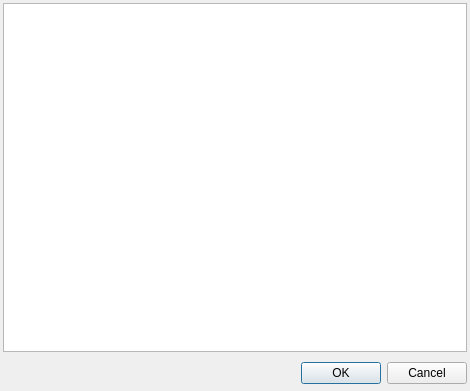
<?xml version="1.0" encoding="UTF-8"?>
<ui version="4.0">
 <class>chooseFeatureDialog</class>
 <widget class="QDialog" name="chooseFeatureDialog">
  <property name="windowModality">
   <enum>Qt::ApplicationModal</enum>
  </property>
  <property name="geometry">
   <rect>
    <x>0</x>
    <y>0</y>
    <width>470</width>
    <height>391</height>
   </rect>
  </property>
  <property name="sizePolicy">
   <sizepolicy hsizetype="Preferred" vsizetype="Preferred">
    <horstretch>0</horstretch>
    <verstretch>0</verstretch>
   </sizepolicy>
  </property>
  <property name="windowTitle">
   <string>Choose feature for edit</string>
  </property>
  <property name="locale">
   <locale language="English" country="UnitedStates"/>
  </property>
  <property name="sizeGripEnabled">
   <bool>false</bool>
  </property>
  <layout class="QGridLayout" name="gridLayout" rowstretch="0,0">
   <property name="leftMargin">
    <number>3</number>
   </property>
   <property name="topMargin">
    <number>3</number>
   </property>
   <property name="rightMargin">
    <number>3</number>
   </property>
   <property name="bottomMargin">
    <number>3</number>
   </property>
   <item row="1" column="0">
    <widget class="QDialogButtonBox" name="buttonBox">
     <property name="sizePolicy">
      <sizepolicy hsizetype="Expanding" vsizetype="Expanding">
       <horstretch>0</horstretch>
       <verstretch>0</verstretch>
      </sizepolicy>
     </property>
     <property name="minimumSize">
      <size>
       <width>0</width>
       <height>30</height>
      </size>
     </property>
     <property name="maximumSize">
      <size>
       <width>16777215</width>
       <height>30</height>
      </size>
     </property>
     <property name="orientation">
      <enum>Qt::Horizontal</enum>
     </property>
     <property name="standardButtons">
      <set>QDialogButtonBox::Cancel|QDialogButtonBox::Ok</set>
     </property>
    </widget>
   </item>
   <item row="0" column="0">
    <widget class="QListWidget" name="listFeatures"/>
   </item>
  </layout>
 </widget>
 <resources/>
 <connections>
  <connection>
   <sender>buttonBox</sender>
   <signal>accepted()</signal>
   <receiver>chooseFeatureDialog</receiver>
   <slot>accept()</slot>
   <hints>
    <hint type="sourcelabel">
     <x>248</x>
     <y>254</y>
    </hint>
    <hint type="destinationlabel">
     <x>157</x>
     <y>274</y>
    </hint>
   </hints>
  </connection>
  <connection>
   <sender>buttonBox</sender>
   <signal>rejected()</signal>
   <receiver>chooseFeatureDialog</receiver>
   <slot>reject()</slot>
   <hints>
    <hint type="sourcelabel">
     <x>316</x>
     <y>260</y>
    </hint>
    <hint type="destinationlabel">
     <x>286</x>
     <y>274</y>
    </hint>
   </hints>
  </connection>
 </connections>
</ui>
